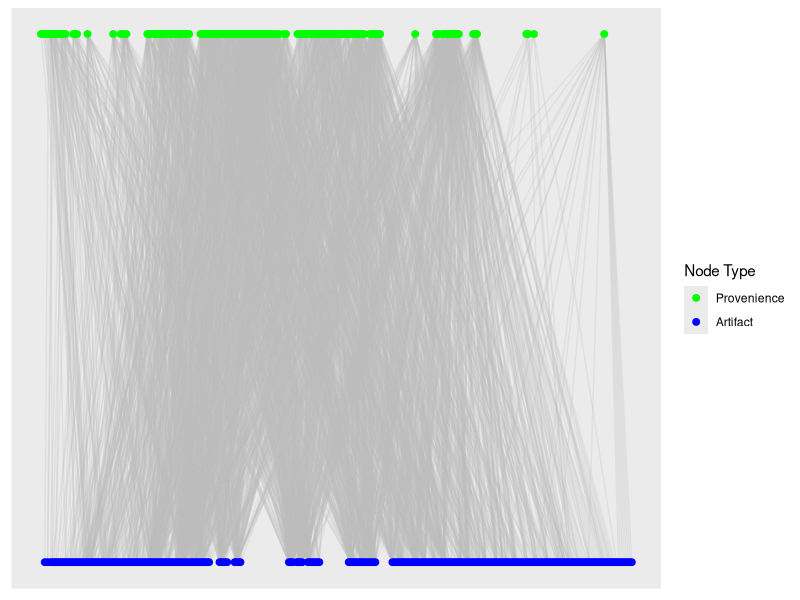
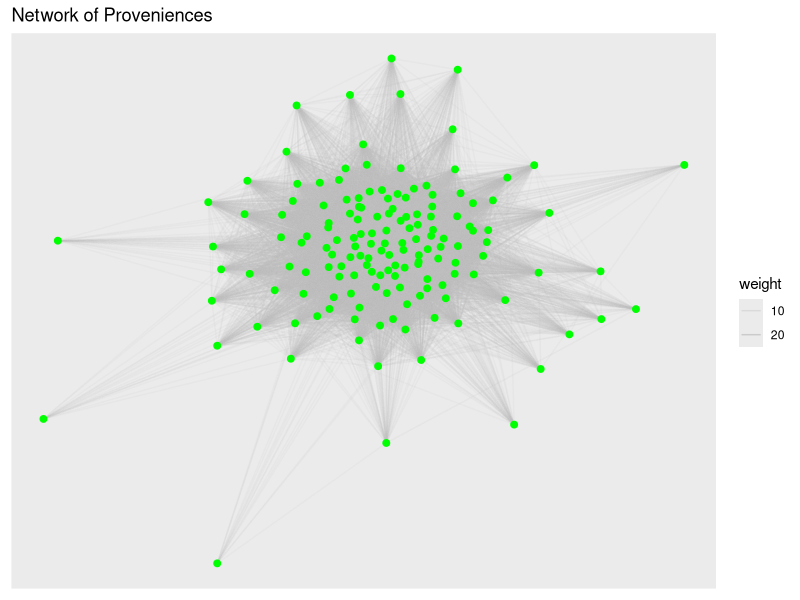
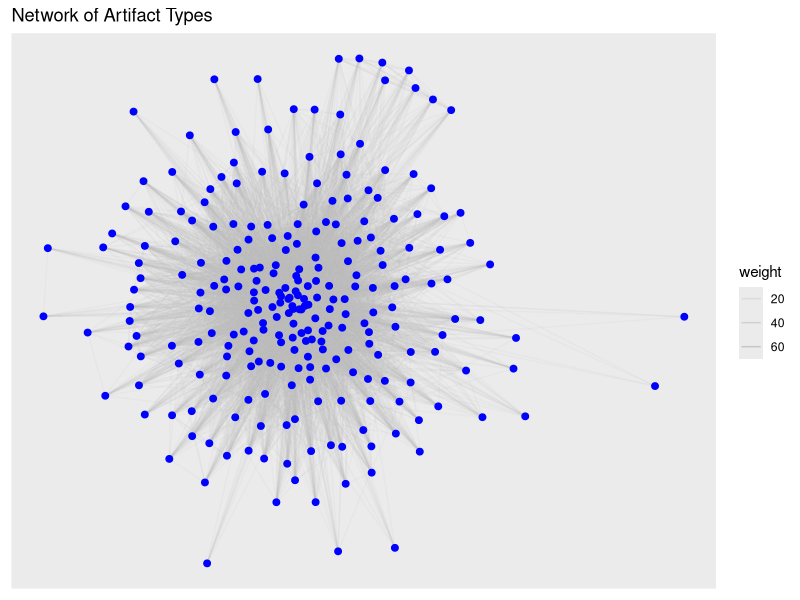
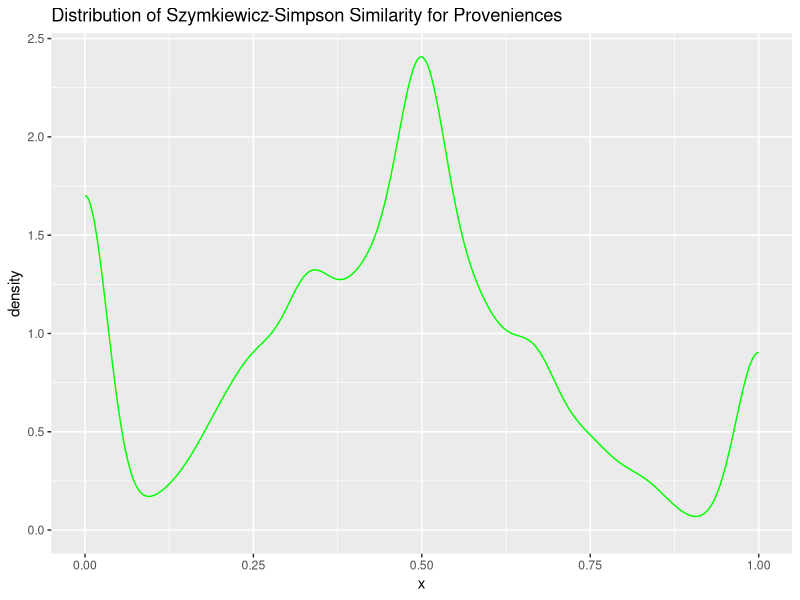
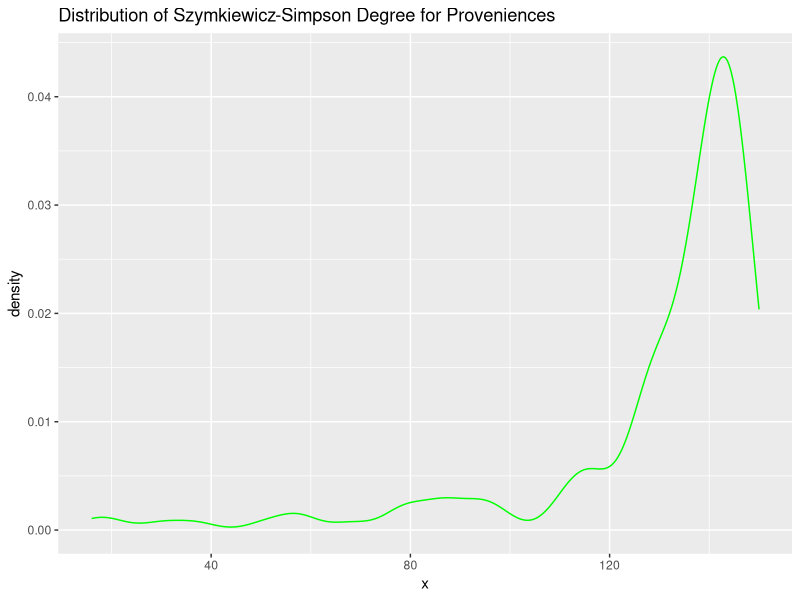
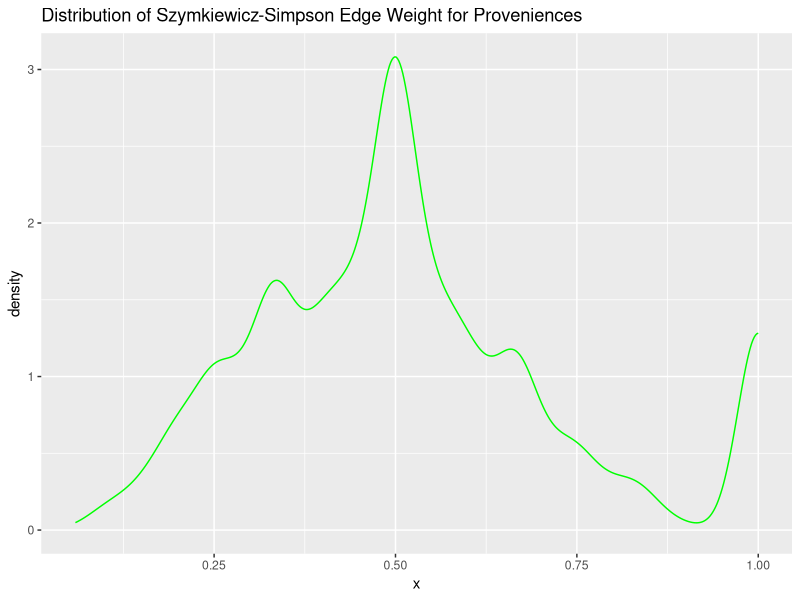
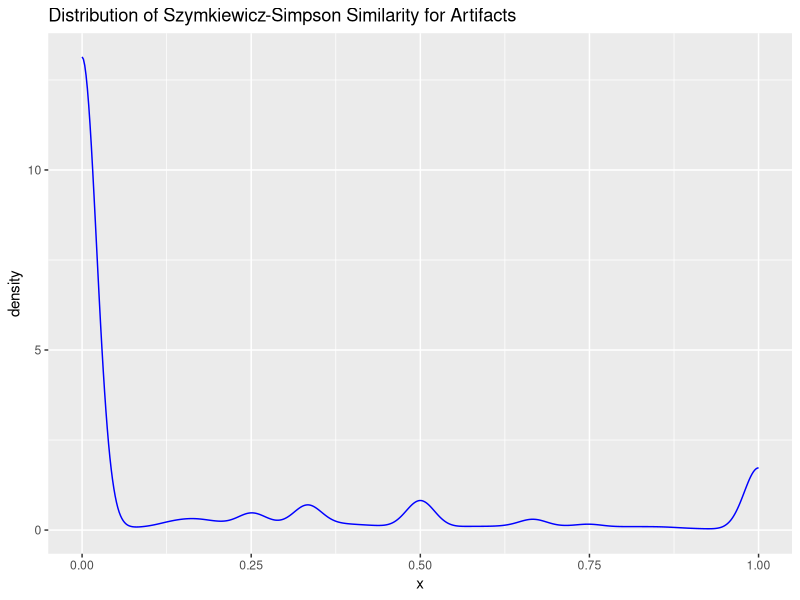
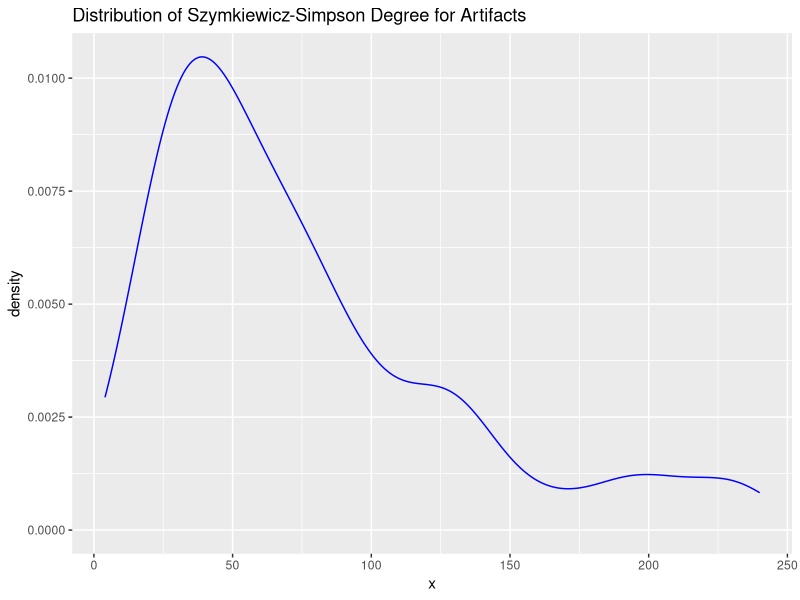

Generate these figures, in order, with R:
require(tidyverse)
require(igraph)
require(ggraph)

# Import data from file ---------------------------------------------------

dat <- read_csv("Catalog_SiteA.csv",
                col_select = c(LEVEL_ID, CODE))

# Create un-weighted bipartite graph --------------------------------------

g_assemblages_bpg <-
  graph_from_data_frame(unique.data.frame(select(dat, LEVEL_ID, CODE)),
                        directed = FALSE)

V(g_assemblages_bpg)$type <-
  bipartite_mapping(g_assemblages_bpg)$type

g_assemblages_bpg_layout <-
  g_assemblages_bpg %>% layout_as_bipartite()

g_assemblages_bpg %>%
  ggraph(layout = g_assemblages_bpg_layout) +
  geom_edge_link(color = "gray", alpha = 0.25) +
  geom_node_point(aes(color = type), size = 2) +
  scale_color_manual(
    values = c("green", "blue"),
    name = "Node Type",
    breaks = c(FALSE, TRUE),
    labels = c("Provenience", "Artifact")
  )


# Create incidence matrix from bipartite graph ----------------------------

g_assemblages_bpg_inc <- as_incidence_matrix(g_assemblages_bpg)

# Project one-mode graphs igraph ------------------------------------------

g_assemblages_proj <-
  bipartite_projection(g_assemblages_bpg, multiplicity = TRUE)

g_assemblages_proj_prov <- g_assemblages_proj$proj1

g_assemblages_proj_artifact <- g_assemblages_proj$proj2

g_assemblages_proj_prov %>%
  ggraph(layout = "fr") +
  geom_edge_link(color = "gray", aes(alpha = weight)) +
  geom_node_point(color = "green", size = 2) +
  ggtitle("Network of Proveniences")

g_assemblages_proj_artifact %>%
  ggraph(layout = "fr") +
  geom_edge_link(color = "gray", aes(alpha = weight)) +
  geom_node_point(color = "blue", size = 2) +
  ggtitle("Network of Artifact Types")


# Project one-mode graphs, Szymkiewicz-Simpson -----------------------------

# adapted from `rbiosUtils` function `overlapCoefficient`

overlap_coef <- function(x, y = NULL) {
  if (is.null(y))
    y <- x
  
  t_mat <- t(x) %*% y
  
  x_count <- apply(x, 2, function(xx)
    sum(xx != 0))
  
  y_count <- apply(y, 2, function(yy)
    sum(yy != 0))
  
  t_mat_pmin <- outer(x_count, y_count, FUN = pmin)
  
  res <- t_mat / t_mat_pmin
  
  if (is.null(y)) {
    diag(res) <- 1L
  }
  
  dimnames(res) <- list(colnames(x), colnames(y))
  
  return(res)
}


## Project provenience -----------------------------------------------------

prov_adj_ssoc <- overlap_coef(t(g_assemblages_bpg_inc))
diag(prov_adj_ssoc) <- 0

prov_ssoc_vals <- prov_adj_ssoc[lower.tri(prov_adj_ssoc)]

ggplot(data = data.frame(x = c(prov_ssoc_vals)), aes(x = x)) +
  geom_density(color = "green") +
  ggtitle("Distribution of Szymkiewicz-Simpson Similarity for Proveniences")

g_assemblages_proj_prov_oc <-
  graph_from_adjacency_matrix(prov_adj_ssoc,
                              mode = "undirected",
                              weighted = TRUE,
                              diag = FALSE)

# g_assemblages_proj_prov_oc %>% 
#   ggraph(layout = "kk") + 
#   geom_edge_link(color = "gray", aes(alpha = weight)) +
#   geom_node_point(color = "green", size = 2) +
#   ggtitle("Network of Proveniences")

ggplot(data = data.frame(x = degree(
  g_assemblages_proj_prov_oc)), aes(x = x)) + 
  geom_density(color = "green") + 
  ggtitle("Distribution of Szymkiewicz-Simpson Degree for Proveniences")

ggplot(
  data = data.frame(x = E(g_assemblages_proj_prov_oc)$weight), aes(x = x)) + 
  geom_density(color = "green") + 
  ggtitle("Distribution of Szymkiewicz-Simpson Edge Weight for Proveniences")


## Project artifact types --------------------------------------------------

artifact_adj_ssoc <- overlap_coef(g_assemblages_bpg_inc)
diag(artifact_adj_ssoc) <- 0

artifact_ssoc_vals <-
  artifact_adj_ssoc[lower.tri(artifact_adj_ssoc)]

ggplot(data = data.frame(x = c(artifact_ssoc_vals)), aes(x = x)) +
  geom_density(color = "blue") +
  ggtitle("Distribution of Szymkiewicz-Simpson Similarity for Artifacts")

g_assemblages_proj_artifact_oc <-
  graph_from_adjacency_matrix(
    artifact_adj_ssoc,
    mode = "undirected",
    weighted = TRUE,
    diag = FALSE
  )

# g_assemblages_proj_artifact_oc %>% 
#   ggraph(layout = "kk") +
#   geom_edge_link(color = "gray", aes(alpha = weight)) +
#   geom_node_point(color = "blue", size = 2) +
#   ggtitle("Network of Artifacts")

ggplot(data = data.frame(x = degree(
  g_assemblages_proj_artifact_oc)), aes(x = x)) + 
  geom_density(color = "blue") + 
  ggtitle("Distribution of Szymkiewicz-Simpson Degree for Artifacts")

ggplot(
  data = data.frame(x = E(g_assemblages_proj_artifact_oc)$weight), aes(x = x)) + 
  geom_density(color = "blue") + 
  ggtitle("Distribution of Szymkiewicz-Simpson Edge Weight for Artifacts")


# Project one-mode graphs, Sorenson-Dice -----------------------------------

soren_dice_sim <- function(x, y = NULL) {
  if (is.null(y))
    y <- x
  
  t_mat <- t(x) %*% y
  
  x_count <- apply(x, 2, function(xx)
    sum(xx != 0))
  
  y_count <- apply(y, 2, function(yy)
    sum(yy != 0))
  
  t_mat_sum <- outer(x_count, y_count, FUN = "+")
  
  res <- (2 * t_mat) / t_mat_sum
  
  if (is.null(y)) {
    diag(res) <- 1L
  }
  
  dimnames(res) <- list(colnames(x), colnames(y))
  return(res)
}

## Project provenience -----------------------------------------------------

prov_adj_sdsim <- soren_dice_sim(t(g_assemblages_bpg_inc))
diag(prov_adj_sdsim) <- 0

prov_sdsim_val <-
  prov_adj_sdsim[lower.tri(prov_adj_sdsim)]

ggplot(data = data.frame(x = prov_sdsim_val), aes(x = x)) +
  geom_density(color = "green") +
  ggtitle("Distribution of Sorenson-Dice Similarity for Provenience")

g_assemblages_proj_prov_sdsim <-
  graph_from_adjacency_matrix(prov_adj_sdsim,
                              mode = "undirected",
                              weighted = TRUE,
                              diag = FALSE)

# g_assemblages_proj_prov_sdsim %>% 
#   ggraph(layout = "kk") + 
#   geom_edge_link(color = "gray", aes(alpha = weight)) +
#   geom_node_point(color = "green", size = 2) +
#   ggtitle("Network of Proveniences")

ggplot(data = data.frame(x = degree(
  g_assemblages_proj_prov_sdsim)), aes(x = x)) + 
  geom_density(color = "green") + 
  ggtitle("Distribution of Sorenson-Dice Degree for Proveniences")

ggplot(
  data = data.frame(x = E(g_assemblages_proj_prov_sdsim)$weight), aes(x = x)) + 
  geom_density(color = "green") + 
  ggtitle("Distribution of Sorenson-Dice Edge Weight for Proveniences")


## Project artifact types --------------------------------------------------

artifact_adj_sdsim <- soren_dice_sim(g_assemblages_bpg_inc)
diag(artifact_adj_sdsim) <- 0

artifact_sdsim_val <-
  artifact_adj_sdsim[lower.tri(artifact_adj_sdsim)]

ggplot(data = data.frame(x = artifact_sdsim_val), aes(x = x)) +
  geom_density(color = "blue") +
  ggtitle("Distribution of Sorenson-Dice Similarity for Artifacts")


# Project one-mode graphs, Jaccard ----------------------------------------

jaccard_sim <- function(x, y = NULL) {
  if (is.null(y))
    y <- x
  
  t_mat <- t(x) %*% y
  
  x_count <- apply(x, 2, function(xx)
    sum(xx != 0))
  
  y_count <- apply(y, 2, function(yy)
    sum(yy != 0))
  
  t_mat_sum <- outer(x_count, y_count, FUN = "+")
  
  res <- t_mat / (t_mat_sum - t_mat)
  
  if (is.null(y)) {
    diag(res) <- 1L
  }
  
  dimnames(res) <- list(colnames(x), colnames(y))
  
  return(res)
}

## Project provenience -----------------------------------------------------

prov_adj_jacc <- jaccard_sim(t(g_assemblages_bpg_inc))
diag(prov_adj_jacc) <- 0

prov_jacc_val <-
  prov_adj_jacc[lower.tri(prov_adj_jacc)]

ggplot(data = data.frame(x = prov_jacc_val), aes(x = x)) +
  geom_density(color = "green") +
  ggtitle("Distribution of Jaccard Similarity for Provenience")

g_assemblages_proj_prov_jacc <-
  graph_from_adjacency_matrix(prov_adj_jacc,
                              mode = "undirected",
                              weighted = TRUE,
                              diag = FALSE)

# g_assemblages_proj_prov_jacc %>% 
#   ggraph(layout = "kk") + 
#   geom_edge_link(color = "gray", aes(alpha = weight)) +
#   geom_node_point(color = "green", size = 2) +
#   ggtitle("Network of Proveniences")

ggplot(data = data.frame(x = degree(
  g_assemblages_proj_prov_jacc)), aes(x = x)) + 
  geom_density(color = "green") + 
  ggtitle("Distribution of Jaccard Degree for Proveniences")

ggplot(
  data = data.frame(x = E(g_assemblages_proj_prov_jacc)$weight), aes(x = x)) + 
  geom_density(color = "green") + 
  ggtitle("Distribution of Jaccard Edge Weight for Proveniences")



## Project artifact types --------------------------------------------------

artifact_adj_jacc <- jaccard_sim(g_assemblages_bpg_inc)
diag(artifact_adj_jacc) <- 0

artifact_jacc_val <-
  artifact_adj_jacc[lower.tri(artifact_adj_jacc)]

ggplot(data = data.frame(x = artifact_jacc_val), aes(x = x)) +
  geom_density(color = "blue") +
  ggtitle("Distribution of Jaccard Similarity for Artifacts")

g_assemblages_proj_artifact_jacc <-
  graph_from_adjacency_matrix(artifact_adj_jacc,
                              mode = "undirected",
                              weighted = TRUE,
                              diag = FALSE)

# g_assemblages_proj_prov_jacc %>% 
#   ggraph(layout = "kk") + 
#   geom_edge_link(color = "gray", aes(alpha = weight)) +
#   geom_node_point(color = "green", size = 2) +
#   ggtitle("Network of Proveniences")

ggplot(data = data.frame(x = degree(
  g_assemblages_proj_artifact_jacc)), aes(x = x)) + 
  geom_density(color = "green") + 
  ggtitle("Distribution of Jaccard Degree for Proveniences")

ggplot(
  data = data.frame(x = E(g_assemblages_proj_artifact_jacc)$weight), aes(x = x)) + 
  geom_density(color = "green") + 
  ggtitle("Distribution of Jaccard Edge Weight for Proveniences")

# TOM Adjacency -----------------------------------------------------------

tom_adjacency_matrix <- function(adj_mat) {
  l_mat <- adj_mat %*% t(adj_mat)
  
  k_row <- rowSums(adj_mat)
  k_col <- colSums(adj_mat)
  k_min <- outer(k_row, k_col, FUN = pmin)
  
  tom_adj <- (l_mat + adj_mat) / (k_min + 1 - adj_mat)
  
  diag(tom_adj) <- 1
  
  dimnames(tom_adj) <- list(colnames(adj_mat), colnames(adj_mat))
  
  return(tom_adj)
}

## Provenience Overlap Matrix -----------------------------------------------------



## Project artifact types --------------------------------------------------
